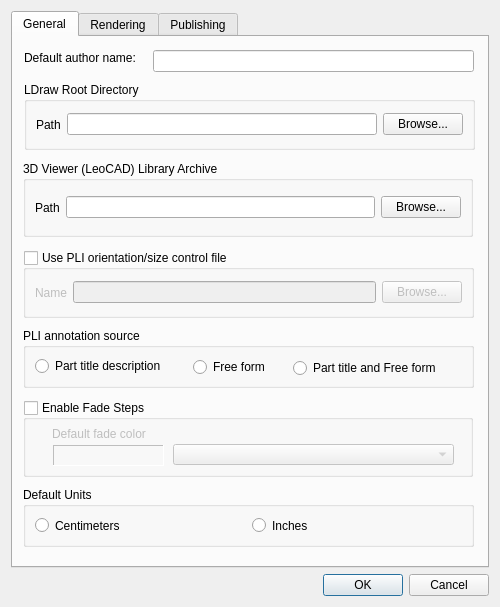
<?xml version="1.0" encoding="UTF-8"?>
<ui version="4.0">
 <author>Travis Cobbs</author>
 <class>PreferencesDialog</class>
 <widget class="QDialog" name="PreferencesDialog">
  <property name="geometry">
   <rect>
    <x>0</x>
    <y>0</y>
    <width>500</width>
    <height>607</height>
   </rect>
  </property>
  <property name="windowTitle">
   <string>LPub Preferences</string>
  </property>
  <layout class="QGridLayout" name="gridLayout_6">
   <item row="0" column="0">
    <widget class="QTabWidget" name="tabWidget">
     <property name="currentIndex">
      <number>0</number>
     </property>
     <widget class="QWidget" name="tabGeneral">
      <attribute name="title">
       <string>General</string>
      </attribute>
      <widget class="QGroupBox" name="ldrawBox">
       <property name="geometry">
        <rect>
         <x>11</x>
         <y>45</y>
         <width>451</width>
         <height>68</height>
        </rect>
       </property>
       <property name="toolTip">
        <string>This directory contains the LDraw parts directory</string>
       </property>
       <property name="title">
        <string>LDraw Root Directory</string>
       </property>
       <property name="checkable">
        <bool>false</bool>
       </property>
       <property name="checked">
        <bool>false</bool>
       </property>
       <layout class="QHBoxLayout">
        <item>
         <widget class="QLabel" name="label_6">
          <property name="text">
           <string>Path</string>
          </property>
         </widget>
        </item>
        <item>
         <widget class="QLineEdit" name="ldrawPath">
          <property name="minimumSize">
           <size>
            <width>200</width>
            <height>0</height>
           </size>
          </property>
         </widget>
        </item>
        <item>
         <widget class="QPushButton" name="browseLDraw">
          <property name="toolTip">
           <string>Use directory dialog to find LDraw directory</string>
          </property>
          <property name="whatsThis">
           <string>This lets you find the LDraw directory</string>
          </property>
          <property name="text">
           <string>Browse...</string>
          </property>
         </widget>
        </item>
       </layout>
      </widget>
      <widget class="QGroupBox" name="pliBox">
       <property name="geometry">
        <rect>
         <x>10</x>
         <y>213</y>
         <width>451</width>
         <height>68</height>
        </rect>
       </property>
       <property name="toolTip">
        <string>This file controls Part List parts orientation and size</string>
       </property>
       <property name="title">
        <string>Use PLI orientation/size control file</string>
       </property>
       <property name="checkable">
        <bool>true</bool>
       </property>
       <property name="checked">
        <bool>false</bool>
       </property>
       <layout class="QHBoxLayout">
        <item>
         <widget class="QLabel" name="label_5">
          <property name="text">
           <string>Name</string>
          </property>
         </widget>
        </item>
        <item>
         <widget class="QLineEdit" name="pliName">
          <property name="minimumSize">
           <size>
            <width>200</width>
            <height>0</height>
           </size>
          </property>
         </widget>
        </item>
        <item>
         <widget class="QPushButton" name="browsePli">
          <property name="toolTip">
           <string>Use directory dialog to find the PLI file</string>
          </property>
          <property name="whatsThis">
           <string>Use directory dialog to find the PLI file</string>
          </property>
          <property name="text">
           <string>Browse...</string>
          </property>
         </widget>
        </item>
       </layout>
      </widget>
      <widget class="QGroupBox" name="fadeStepBox">
       <property name="geometry">
        <rect>
         <x>10</x>
         <y>363</y>
         <width>450</width>
         <height>77</height>
        </rect>
       </property>
       <property name="toolTip">
        <string>This setting allows you to fade previous build step parts </string>
       </property>
       <property name="title">
        <string>Enable Fade Steps</string>
       </property>
       <property name="checkable">
        <bool>true</bool>
       </property>
       <property name="checked">
        <bool>false</bool>
       </property>
       <widget class="QLabel" name="label_10">
        <property name="geometry">
         <rect>
          <x>29</x>
          <y>20</y>
          <width>111</width>
          <height>28</height>
         </rect>
        </property>
        <property name="text">
         <string>Default fade color</string>
        </property>
       </widget>
       <widget class="QComboBox" name="fadeStepColorsCombo">
        <property name="geometry">
         <rect>
          <x>150</x>
          <y>44</y>
          <width>281</width>
          <height>21</height>
         </rect>
        </property>
       </widget>
       <widget class="QLabel" name="fadeStepColorLabel">
        <property name="geometry">
         <rect>
          <x>30</x>
          <y>45</y>
          <width>111</width>
          <height>21</height>
         </rect>
        </property>
        <property name="frameShape">
         <enum>QFrame::Panel</enum>
        </property>
        <property name="frameShadow">
         <enum>QFrame::Sunken</enum>
        </property>
        <property name="text">
         <string/>
        </property>
       </widget>
      </widget>
      <widget class="QGroupBox" name="groupBox">
       <property name="geometry">
        <rect>
         <x>10</x>
         <y>450</y>
         <width>451</width>
         <height>60</height>
        </rect>
       </property>
       <property name="title">
        <string>Default Units</string>
       </property>
       <layout class="QHBoxLayout">
        <item>
         <widget class="QRadioButton" name="Centimeters">
          <property name="text">
           <string>Centimeters</string>
          </property>
         </widget>
        </item>
        <item>
         <widget class="QRadioButton" name="Inches">
          <property name="text">
           <string>Inches</string>
          </property>
         </widget>
        </item>
       </layout>
      </widget>
      <widget class="QLabel" name="label_8">
       <property name="geometry">
        <rect>
         <x>11</x>
         <y>13</y>
         <width>122</width>
         <height>16</height>
        </rect>
       </property>
       <property name="toolTip">
        <string>Sets the default Author on published documents</string>
       </property>
       <property name="text">
        <string>Default author name:</string>
       </property>
       <property name="buddy">
        <cstring>authorName_Edit</cstring>
       </property>
      </widget>
      <widget class="QLineEdit" name="authorName_Edit">
       <property name="geometry">
        <rect>
         <x>140</x>
         <y>13</y>
         <width>321</width>
         <height>22</height>
        </rect>
       </property>
      </widget>
      <widget class="QGroupBox" name="annotationBox">
       <property name="geometry">
        <rect>
         <x>10</x>
         <y>291</y>
         <width>451</width>
         <height>60</height>
        </rect>
       </property>
       <property name="toolTip">
        <string>Annotation source content options</string>
       </property>
       <property name="title">
        <string>PLI annotation source</string>
       </property>
       <property name="checkable">
        <bool>false</bool>
       </property>
       <property name="checked">
        <bool>false</bool>
       </property>
       <widget class="QRadioButton" name="titleAnnotation">
        <property name="geometry">
         <rect>
          <x>12</x>
          <y>28</y>
          <width>151</width>
          <height>20</height>
         </rect>
        </property>
        <property name="toolTip">
         <string>Sourced from parts.lst descriptions - see root/extras/titleannotations.lst</string>
        </property>
        <property name="text">
         <string>Part title description</string>
        </property>
       </widget>
       <widget class="QRadioButton" name="freeformAnnotation">
        <property name="geometry">
         <rect>
          <x>170</x>
          <y>29</y>
          <width>84</width>
          <height>20</height>
         </rect>
        </property>
        <property name="toolTip">
         <string>Freeform annotations - see root/extras/freeformAnnotations.lst</string>
        </property>
        <property name="text">
         <string>Free form</string>
        </property>
       </widget>
       <widget class="QRadioButton" name="titleAndFreeformAnnotation">
        <property name="geometry">
         <rect>
          <x>270</x>
          <y>30</y>
          <width>171</width>
          <height>20</height>
         </rect>
        </property>
        <property name="toolTip">
         <string>Use both part descriptions and free form annotations - see annotations list files</string>
        </property>
        <property name="text">
         <string>Part title and Free form</string>
        </property>
       </widget>
      </widget>
      <widget class="QGroupBox" name="viewerBox">
       <property name="geometry">
        <rect>
         <x>10</x>
         <y>124</y>
         <width>450</width>
         <height>76</height>
        </rect>
       </property>
       <property name="toolTip">
        <string>This directory contains the 3D Viewer library archive (zip) path</string>
       </property>
       <property name="title">
        <string>3D Viewer (LeoCAD) Library Archive</string>
       </property>
       <property name="checkable">
        <bool>false</bool>
       </property>
       <property name="checked">
        <bool>false</bool>
       </property>
       <layout class="QHBoxLayout" name="_6">
        <item>
         <widget class="QLabel" name="label_9">
          <property name="text">
           <string>Path</string>
          </property>
         </widget>
        </item>
        <item>
         <widget class="QLineEdit" name="leocadLibPath">
          <property name="minimumSize">
           <size>
            <width>200</width>
            <height>0</height>
           </size>
          </property>
         </widget>
        </item>
        <item>
         <widget class="QPushButton" name="browseLeoCADLibrary">
          <property name="toolTip">
           <string>Use directory dialog to find 3D viewer library directory</string>
          </property>
          <property name="whatsThis">
           <string>This lets you find the 3D Viewer library directory</string>
          </property>
          <property name="text">
           <string>Browse...</string>
          </property>
         </widget>
        </item>
       </layout>
      </widget>
     </widget>
     <widget class="QWidget" name="tabRendering">
      <attribute name="title">
       <string>Rendering</string>
      </attribute>
      <widget class="QLabel" name="label_4">
       <property name="geometry">
        <rect>
         <x>10</x>
         <y>20</y>
         <width>116</width>
         <height>22</height>
        </rect>
       </property>
       <property name="sizePolicy">
        <sizepolicy hsizetype="Fixed" vsizetype="Preferred">
         <horstretch>0</horstretch>
         <verstretch>0</verstretch>
        </sizepolicy>
       </property>
       <property name="text">
        <string>Preferred renderer:</string>
       </property>
      </widget>
      <widget class="QComboBox" name="preferredRenderer">
       <property name="geometry">
        <rect>
         <x>134</x>
         <y>20</y>
         <width>321</width>
         <height>22</height>
        </rect>
       </property>
       <item>
        <property name="text">
         <string>L3P</string>
        </property>
       </item>
       <item>
        <property name="text">
         <string>LDGLite</string>
        </property>
       </item>
       <item>
        <property name="text">
         <string>LDView</string>
        </property>
       </item>
      </widget>
      <widget class="QGroupBox" name="l3pBox">
       <property name="geometry">
        <rect>
         <x>16</x>
         <y>260</y>
         <width>441</width>
         <height>178</height>
        </rect>
       </property>
       <property name="title">
        <string>L3P is installed</string>
       </property>
       <property name="checkable">
        <bool>true</bool>
       </property>
       <property name="checked">
        <bool>false</bool>
       </property>
       <layout class="QGridLayout" name="gridLayout_2">
        <item row="1" column="0">
         <widget class="QLabel" name="label_3">
          <property name="text">
           <string>POV-RAY</string>
          </property>
         </widget>
        </item>
        <item row="1" column="1">
         <widget class="QLineEdit" name="povrayPath"/>
        </item>
        <item row="0" column="2">
         <widget class="QPushButton" name="browseL3P">
          <property name="text">
           <string>Browse...</string>
          </property>
         </widget>
        </item>
        <item row="1" column="2">
         <widget class="QPushButton" name="browsePOVRAY">
          <property name="text">
           <string>Browse...</string>
          </property>
         </widget>
        </item>
        <item row="0" column="1">
         <widget class="QLineEdit" name="l3pPath"/>
        </item>
        <item row="0" column="0">
         <widget class="QLabel" name="label_7">
          <property name="text">
           <string>L3P</string>
          </property>
         </widget>
        </item>
        <item row="2" column="0" colspan="3">
         <widget class="QGroupBox" name="lgeoBox">
          <property name="toolTip">
           <string>This library provides higher quality rendering models for POV RAY</string>
          </property>
          <property name="title">
           <string>LGEO is available</string>
          </property>
          <property name="checkable">
           <bool>true</bool>
          </property>
          <property name="checked">
           <bool>false</bool>
          </property>
          <layout class="QGridLayout" name="gridLayout">
           <item row="0" column="0">
            <widget class="QLineEdit" name="lgeoPath">
             <property name="minimumSize">
              <size>
               <width>200</width>
               <height>0</height>
              </size>
             </property>
            </widget>
           </item>
           <item row="0" column="1">
            <widget class="QPushButton" name="browseLGEO">
             <property name="toolTip">
              <string>Use directory dialog to find LGEO directory</string>
             </property>
             <property name="whatsThis">
              <string>This lets you find the LGEO directory</string>
             </property>
             <property name="text">
              <string>Browse...</string>
             </property>
            </widget>
           </item>
          </layout>
         </widget>
        </item>
       </layout>
      </widget>
      <widget class="QGroupBox" name="ldgliteBox">
       <property name="geometry">
        <rect>
         <x>16</x>
         <y>65</y>
         <width>441</width>
         <height>78</height>
        </rect>
       </property>
       <property name="title">
        <string>LDGLite is installed</string>
       </property>
       <property name="checkable">
        <bool>true</bool>
       </property>
       <property name="checked">
        <bool>false</bool>
       </property>
       <layout class="QHBoxLayout" name="_3">
        <item>
         <widget class="QLabel" name="label">
          <property name="text">
           <string>Name</string>
          </property>
         </widget>
        </item>
        <item>
         <widget class="QLineEdit" name="ldglitePath"/>
        </item>
        <item>
         <widget class="QPushButton" name="browseLDGLite">
          <property name="text">
           <string>Browse...</string>
          </property>
         </widget>
        </item>
       </layout>
      </widget>
      <widget class="QGroupBox" name="ldviewBox">
       <property name="geometry">
        <rect>
         <x>15</x>
         <y>162</y>
         <width>441</width>
         <height>77</height>
        </rect>
       </property>
       <property name="title">
        <string>LDView is installed</string>
       </property>
       <property name="checkable">
        <bool>true</bool>
       </property>
       <property name="checked">
        <bool>false</bool>
       </property>
       <layout class="QHBoxLayout" name="_4">
        <item>
         <widget class="QLabel" name="label_2">
          <property name="text">
           <string>Name</string>
          </property>
         </widget>
        </item>
        <item>
         <widget class="QLineEdit" name="ldviewPath"/>
        </item>
        <item>
         <widget class="QPushButton" name="browseLDView">
          <property name="text">
           <string>Browse...</string>
          </property>
         </widget>
        </item>
       </layout>
      </widget>
     </widget>
     <widget class="QWidget" name="tabPublishing">
      <attribute name="title">
       <string>Publishing</string>
      </attribute>
      <widget class="QTextEdit" name="publishDescriptionEdit">
       <property name="geometry">
        <rect>
         <x>28</x>
         <y>241</y>
         <width>421</width>
         <height>191</height>
        </rect>
       </property>
       <property name="acceptRichText">
        <bool>false</bool>
       </property>
      </widget>
      <widget class="QGroupBox" name="publishLogoBox">
       <property name="geometry">
        <rect>
         <x>10</x>
         <y>125</y>
         <width>451</width>
         <height>68</height>
        </rect>
       </property>
       <property name="toolTip">
        <string>This directory contains the document logo</string>
       </property>
       <property name="title">
        <string>Title Page Logo</string>
       </property>
       <property name="checkable">
        <bool>true</bool>
       </property>
       <property name="checked">
        <bool>false</bool>
       </property>
       <layout class="QHBoxLayout" name="_5">
        <item>
         <widget class="QLabel" name="label_16">
          <property name="text">
           <string>Path</string>
          </property>
         </widget>
        </item>
        <item>
         <widget class="QLineEdit" name="publishLogoPath">
          <property name="minimumSize">
           <size>
            <width>200</width>
            <height>0</height>
           </size>
          </property>
         </widget>
        </item>
        <item>
         <widget class="QPushButton" name="browsePublishLogo">
          <property name="toolTip">
           <string>Use dialog to select logo file</string>
          </property>
          <property name="whatsThis">
           <string>This lets you select your logo file</string>
          </property>
          <property name="text">
           <string>Browse...</string>
          </property>
         </widget>
        </item>
       </layout>
      </widget>
      <widget class="QGroupBox" name="publishDescriptionBox">
       <property name="geometry">
        <rect>
         <x>10</x>
         <y>210</y>
         <width>451</width>
         <height>241</height>
        </rect>
       </property>
       <property name="title">
        <string>Publish Description</string>
       </property>
      </widget>
      <widget class="QCheckBox" name="publishTOC_Chk">
       <property name="enabled">
        <bool>false</bool>
       </property>
       <property name="geometry">
        <rect>
         <x>30</x>
         <y>17</y>
         <width>211</width>
         <height>20</height>
        </rect>
       </property>
       <property name="text">
        <string>Generate PDF Table of Contents</string>
       </property>
      </widget>
      <widget class="QLabel" name="label_15">
       <property name="geometry">
        <rect>
         <x>10</x>
         <y>55</y>
         <width>81</width>
         <height>22</height>
        </rect>
       </property>
       <property name="text">
        <string>Default URL:</string>
       </property>
       <property name="buddy">
        <cstring>authorName_Edit</cstring>
       </property>
      </widget>
      <widget class="QLineEdit" name="publishURL_Edit">
       <property name="geometry">
        <rect>
         <x>100</x>
         <y>55</y>
         <width>361</width>
         <height>22</height>
        </rect>
       </property>
      </widget>
      <widget class="QLabel" name="label_17">
       <property name="geometry">
        <rect>
         <x>10</x>
         <y>90</y>
         <width>81</width>
         <height>22</height>
        </rect>
       </property>
       <property name="text">
        <string>Default Email:</string>
       </property>
       <property name="buddy">
        <cstring>authorName_Edit</cstring>
       </property>
      </widget>
      <widget class="QLineEdit" name="publishEmail_Edit">
       <property name="geometry">
        <rect>
         <x>100</x>
         <y>90</y>
         <width>361</width>
         <height>22</height>
        </rect>
       </property>
      </widget>
      <widget class="QCheckBox" name="publishCopyright_Chk">
       <property name="geometry">
        <rect>
         <x>270</x>
         <y>19</y>
         <width>171</width>
         <height>20</height>
        </rect>
       </property>
       <property name="text">
        <string>Print Copyright statement</string>
       </property>
      </widget>
      <zorder>publishDescriptionBox</zorder>
      <zorder>publishDescriptionEdit</zorder>
      <zorder>publishLogoBox</zorder>
      <zorder>publishTOC_Chk</zorder>
      <zorder>label_15</zorder>
      <zorder>publishURL_Edit</zorder>
      <zorder>label_17</zorder>
      <zorder>publishEmail_Edit</zorder>
      <zorder>publishCopyright_Chk</zorder>
     </widget>
    </widget>
   </item>
   <item row="1" column="0">
    <widget class="QDialogButtonBox" name="buttonBox">
     <property name="orientation">
      <enum>Qt::Horizontal</enum>
     </property>
     <property name="standardButtons">
      <set>QDialogButtonBox::Cancel|QDialogButtonBox::Ok</set>
     </property>
    </widget>
   </item>
  </layout>
 </widget>
 <resources/>
 <connections>
  <connection>
   <sender>buttonBox</sender>
   <signal>accepted()</signal>
   <receiver>PreferencesDialog</receiver>
   <slot>accept()</slot>
   <hints>
    <hint type="sourcelabel">
     <x>254</x>
     <y>365</y>
    </hint>
    <hint type="destinationlabel">
     <x>157</x>
     <y>274</y>
    </hint>
   </hints>
  </connection>
  <connection>
   <sender>buttonBox</sender>
   <signal>rejected()</signal>
   <receiver>PreferencesDialog</receiver>
   <slot>reject()</slot>
   <hints>
    <hint type="sourcelabel">
     <x>322</x>
     <y>365</y>
    </hint>
    <hint type="destinationlabel">
     <x>286</x>
     <y>274</y>
    </hint>
   </hints>
  </connection>
 </connections>
</ui>
